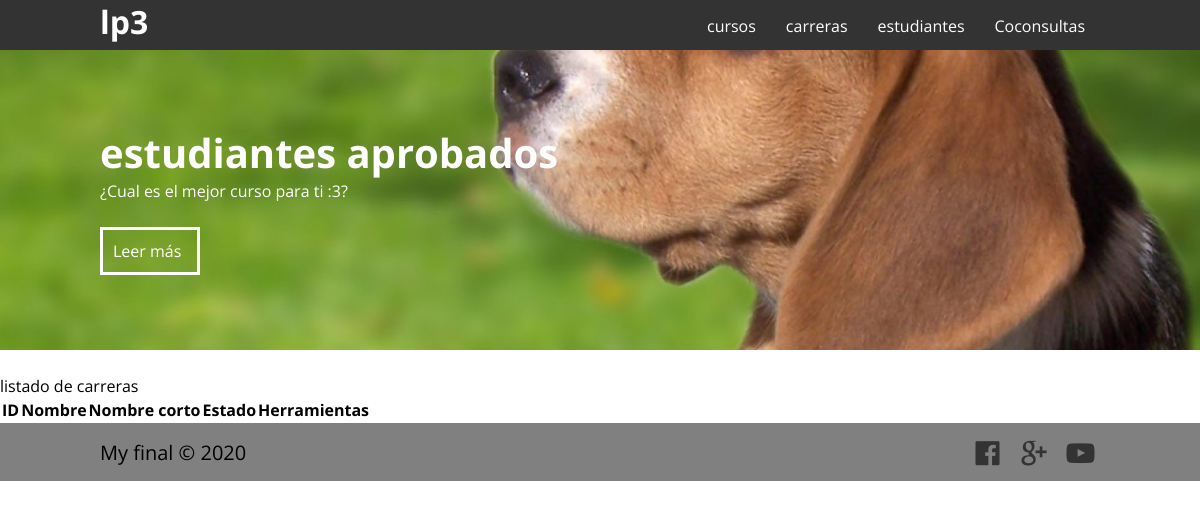
/carreras/, run on an earlier commit of the app's database.
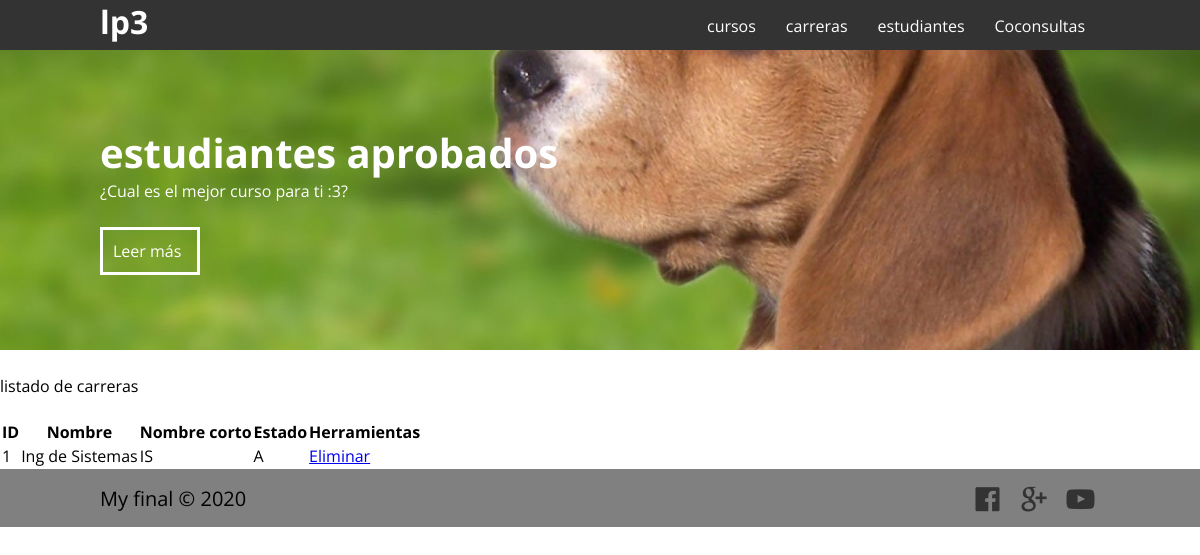
And on a later commit of the database.
### appFinalLP3/models.py (models this page shows)
class Carrera(models.Model):
    nombre=models.CharField(max_length=100)
    nombrecorto=models.CharField(max_length=30)
    fecha_fundacion=models.CharField(max_length=10)
    estado=models.CharField(max_length=1)

### appFinalLP3/views.py (the view)
# urls.py: path('carreras/', views.listar_carreras, name="carreras"),
def listar_carreras(request):
    carreras = Carrera.objects.all()
    return render(request,'carreras.html',{
        'carreras': carreras,
    })

### appFinalLP3/templates/carreras.html (shortened to what this page needs)
{% extends 'layout.html' %}
{% block contenedor %}
    <p>listado de carreras </p>
<table>
    <tr>
        <th>ID</th>
        <th>Nombre</th>
        <th>Nombre corto</th>
        <th>Estado</th>
        <th>Herramientas</th>
    </tr>
    {% for c in carreras%}
        <tr>
            <td>{{c.id}}</td>
            <td>{{c.nombre}}</td>
            <td>{{c.nombrecorto}}</td>
            <td>{{c.estado}}</td><br>
            <td><a href="/eliminar_carreras/{{c.id}}">Eliminar</a></td>
        </tr>
    {%endfor%}
</table>
{% endblock  %}

What changed in the data, as far as the page shows it:
added Carrera: id "1", nombre "Ing de Sistemas", nombrecorto "IS", estado "A"
